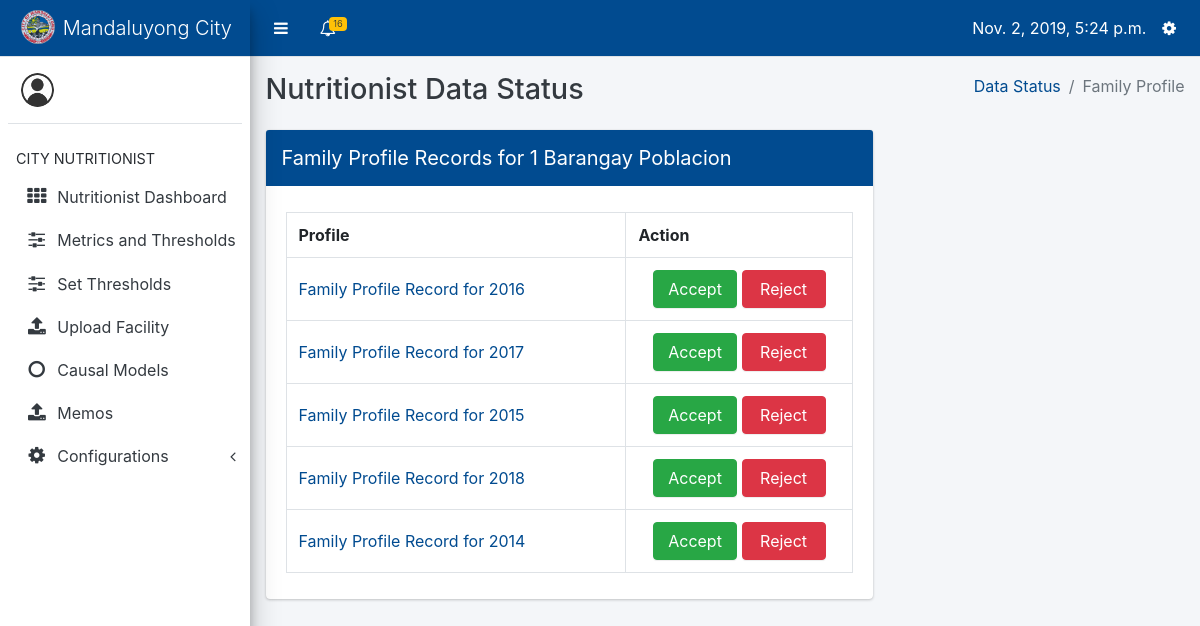
/data-input/nutritionist/data_status/1/family_profiles (signed in), run on the app's committed database.
### datainput/models.py (models this page shows, shortened)
class Barangay(models.Model):
    name = models.CharField(max_length=100)
    def __str__(self):
        return str(self.id) + " " + self.name

class FamilyProfile(models.Model):
    barangay = models.ForeignKey(Barangay, on_delete=models.CASCADE)
    date = models.DateTimeField(default=datetime.now)
    uploaded_by = models.ForeignKey('core.Profile', on_delete=models.DO_NOTHING)

### datainput/views.py (the view)
# urls.py: path('nutritionist/data_status/<int:id>/family_profiles', views.show_family_profiles, name='show_family_profiles'),
@login_required
def show_family_profiles(request, id):
    barangay = Barangay.objects.get(id=id)
    profiles = FamilyProfile.objects.filter(barangay=barangay)
    profile = Profile.objects.get(user=request.user)
    context = {
        'profile': profile,
        'families': profiles,
        'barangay': barangay
    }
    return render(request, 'datainput/family_profiles_list.html', context)

### core/context_processors.py (called while the page is built)
def get_user_type(request):
    if request.user.is_anonymous:
        return {
            'user_type': None
        }
    return {
        'user_type': Profile.objects.get(user=request.user).user_type
    }

def get_notifications(request):
    if not request.user.is_anonymous:
        notifications = Notification.objects.filter(profile_to=Profile.objects.get(user=request.user)).order_by('-date')
        return {
            'notifications': notifications
        }
    return {
        'notifications': None
    }

def get_unread_notifications(request):
    if not request.user.is_anonymous:
        unread_count = Notification.objects.filter(profile_to=Profile.objects.get(user=request.user), is_read=False)
        return {
            'unread_count': unread_count.count()
        }
    return {
        'unread_count': None
    }

def today(request):
    return {
        'today': datetime.now()
    }

def year_now(request):
    return {
        'year_present': datetime.now().year
    }

def profile(request):
    if request.user.is_anonymous:
        return {
            'profile': None
        }
    return {
        'profile': Profile.objects.get(user=request.user)
    }

### datainput/templates/datainput/family_profiles_list.html (shortened to what this page needs)
{% extends 'core/nutritionist-layout.html' %}
{% block content %}
<div class="content-wrapper" style="min-height: 620px; height: auto; margin-top: 57px;">
    <div class="content-header">
        <div class="container-fluid">
            <div class="row mb-2">
                    <div class="col-sm-6">
                        <h1 class="m-0 text-dark">Nutritionist Data Status</h1>
                    </div>
                <div class="col-sm-6">
                    <ol class="breadcrumb float-sm-right">
                        <li class="breadcrumb-item"><a href="{% url 'datainput:data_status_index' %}">Data Status</a></li>
                        <li class="breadcrumb-item active">Family Profile</li>
                    </ol>
                </div>
            </div>
        </div>
    </div>
    <section class="content">
        <div class="container-fluid">
            <div class="row">
                <div class="col-8">
                    <div class="card card-primary">
                        <div class="card-header p-0">
                            <h3 class="card-title p-3">Family Profile Records for {{ barangay }}</h3>
                        </div>
                        <div class="card-body">
                                <div>
                                    <table id="familyprofile_overview" class="table table-bordered table-hover dataTable">
                                        <tr>
                                            <th style="width: 60%">Profile</th>
                                            <th style="width: 40%">Action</th>
                                        </tr>
                                        {% for family in families %}
                                        <tr>
                                            <td style="vertical-align: middle;"><a href="{% url 'datainput:show_profiles' family.id %}">Family Profile Record for {{ family.date.year }}</a></td>
                                            {% if family.status == 'Approved' %}
                                            <td style="font-weight: bold; color:#00a65a;"><i class="fa fa-check-circle"></i> Approved</td>
                                            {% else %}
                                            <td style="text-align: center;">
                                                <a class="btn btn-success col-5" href="{% url 'datainput:accept_family_profiles' barangay.id %}">Accept</a>
                                                <a class="btn btn-danger col-5" href="{% url 'datainput:reject_family_profiles' barangay.id %}">Reject</a>
                                            </td>
                                            {% endif %}
                                        </tr>
                                        {% endfor %}
                                    </table>
                                </div>
                        </div>
                    </div>
                </div>
            </div>
        </div>
    </section>
</div>
{% endblock %}

### data on the page
Barangay: id+name "1 Barangay Poblacion"
FamilyProfile: date.year "2016"
FamilyProfile: date.year "2017"
FamilyProfile: date.year "2015"
FamilyProfile: date.year "2018"
FamilyProfile: date.year "2014"

### other printed values
{{ unread_count }} "16"
